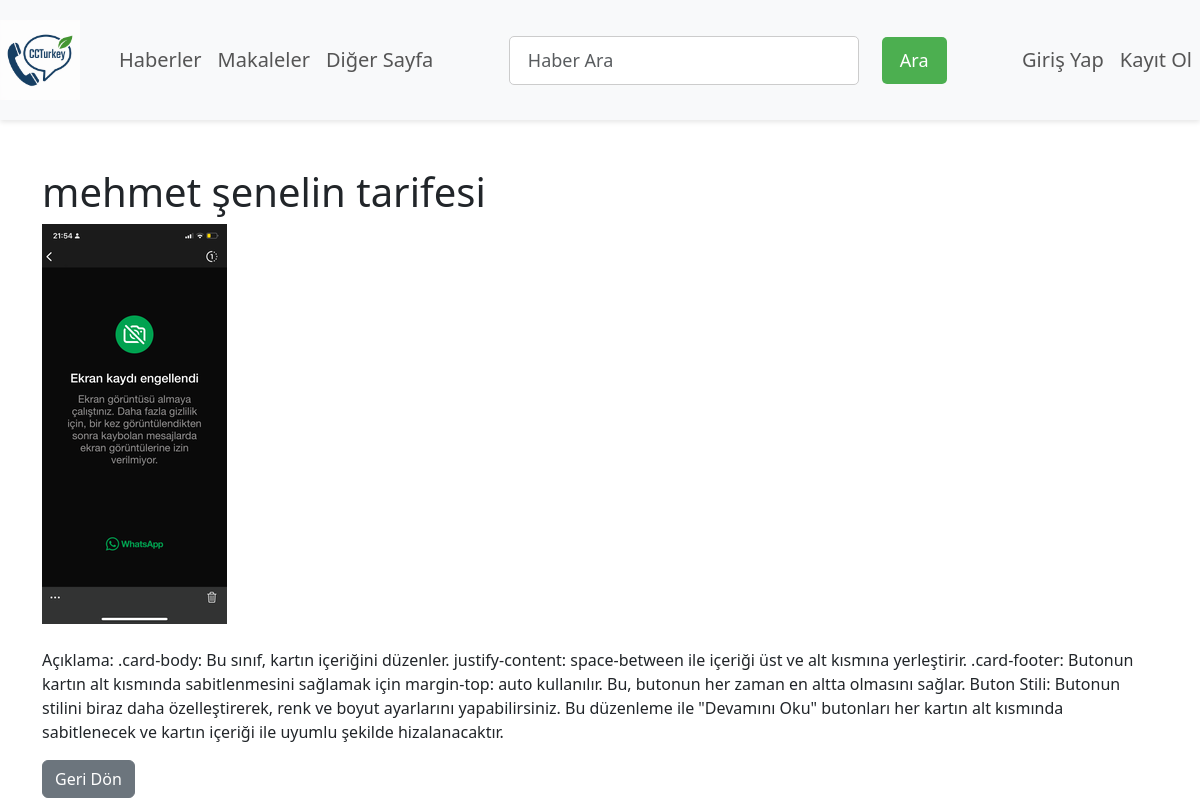
Screenshot of /news/9/ with the database file from the repository.
### news/models.py (models this page shows, shortened)
class News(models.Model):
    title = models.CharField(max_length=255)
    summary = models.TextField(default="Bu haberin özeti henüz eklenmemiştir.")
    content = models.TextField()
    image = models.ImageField(upload_to='news_images/')
    created_at = models.DateTimeField(auto_now_add=True)

### news/views.py (the view)
# urls.py: path('<int:id>/', views.news_detail, name='news_detail'),  # Haber detay
def news_detail(request, id):
    news = get_object_or_404(News, id=id)  # Haber nesnesini al
    return render(request, 'news/news_detail.html', {'news': news})

### news/templates/news/news_detail.html
{% extends 'base.html' %}
{% block content %}
<div class="container mt-5">
    <h1>{{ news.title }}</h1>
    <img src="{{ news.image.url }}" alt="{{ news.title }}" class="img-fluid mb-4">
    <p>{{ news.content }}</p>
    <a href="{% url 'news_list' %}" class="btn btn-secondary">Geri Dön</a>
</div>
{% endblock %}

### news/static/css/navbar.css (style rules this page uses)
body { margin: 0; padding-top: 120px; }

### news/static/css/login_register.css (style rules this page uses)
body { font-family: Arial, sans-serif; margin: 0; padding: 0; background-color: #f4f4f4; }

### rows the page displays
News: title "mehmet şenelin tarifesi", image (picture), content "Açıklama: .card-body: Bu sınıf, kartın içeriğini düzenler. justify-content: space-between ile içeriği üst ve alt kısmına yerleştirir. .card-footer: Butonun kartın alt kısmında sabitlenmesini sağlamak için margin-top: auto kullanılır. Bu, butonun her zaman en altta olmasını sağlar. Buton Stili: Butonun stilini biraz daha özelleştirerek, renk ve boyut ayarlarını yapabilirsiniz. Bu düzenleme ile \"Devamını Oku\" butonları her kartın alt kısmında sabitlenecek ve kartın içeriği ile uyumlu şekilde hizalanacaktır."
